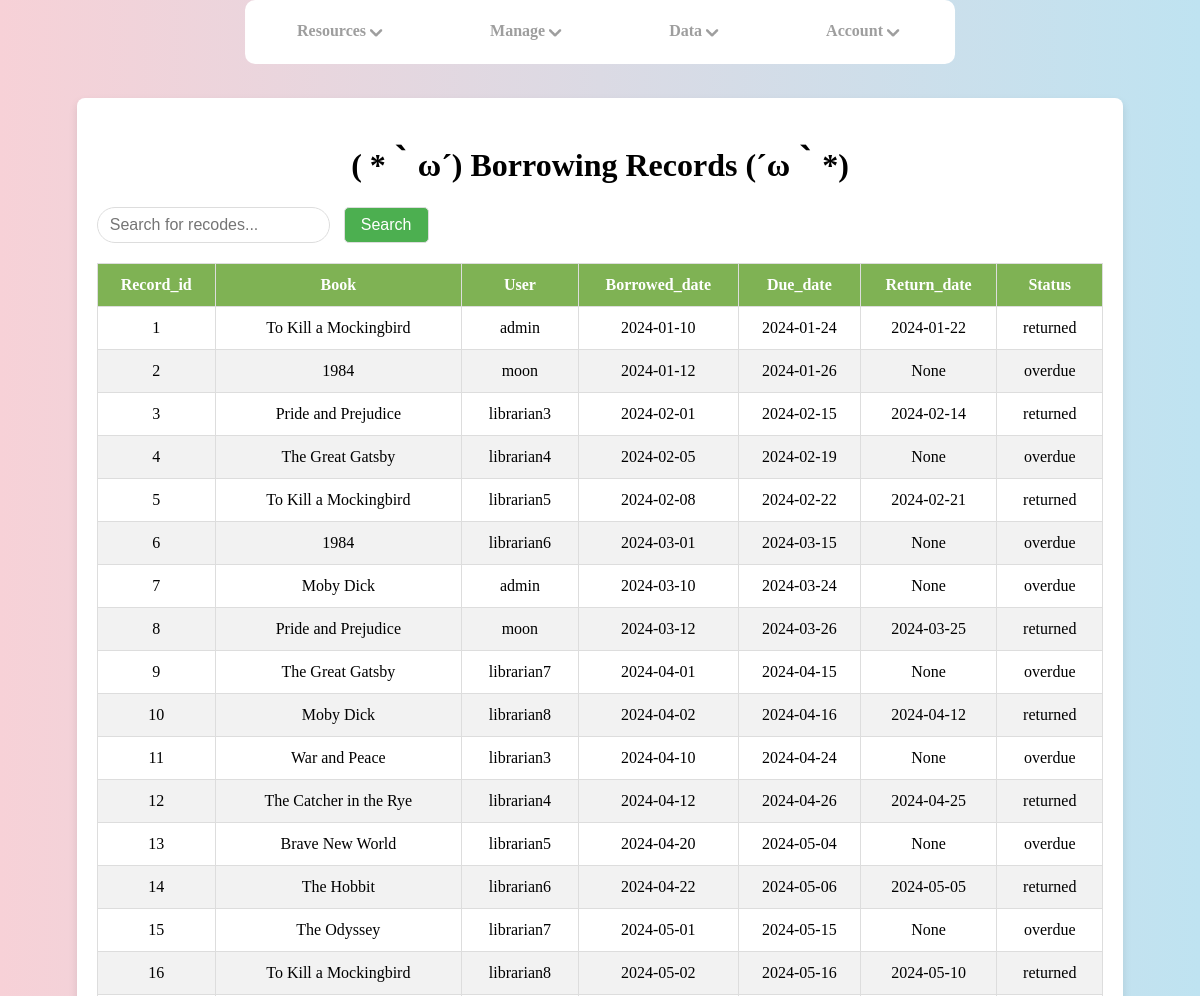
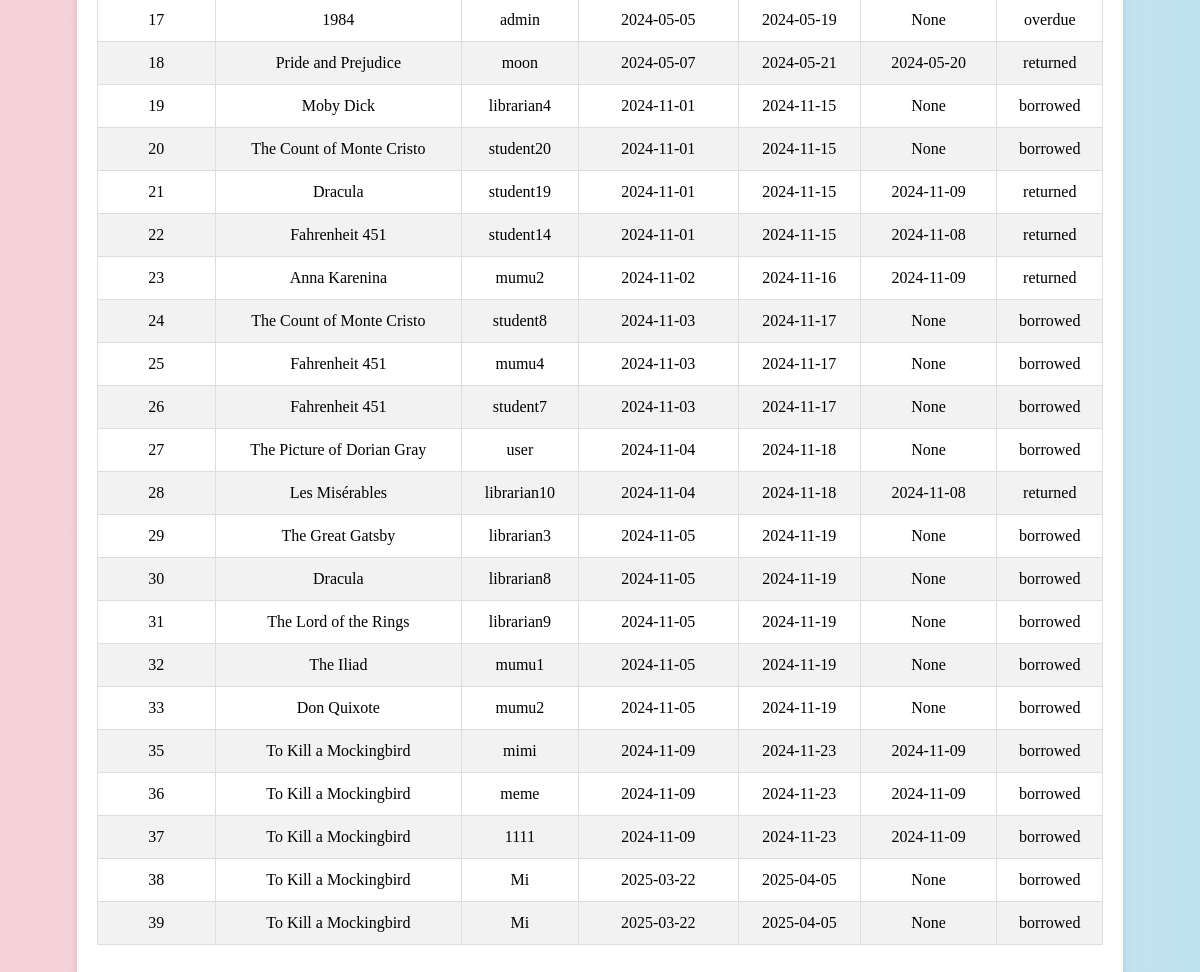
The page /borrowing_status on the database its author committed (2 pictures, top to bottom).
### tables this page shows
CREATE TABLE borrowing_records (
                    record_id INTEGER PRIMARY KEY AUTOINCREMENT,
                    book_id INTEGER NOT NULL,
                    user_id INTEGER NOT NULL,
                    borrowed_date DATE NOT NULL,
                    due_date DATE NOT NULL,
                    return_date DATE,
                    status TEXT NOT NULL CHECK (status IN ('borrowed', 'returned', 'overdue')),
                    FOREIGN KEY (book_id) REFERENCES books(book_id),
                    FOREIGN KEY (user_id) REFERENCES users(user_id)
                );

CREATE TABLE books (
                    book_id INTEGER PRIMARY KEY AUTOINCREMENT,
                    title TEXT NOT NULL,
                    author TEXT NOT NULL,
                    publication_year INTEGER,
                    isbn TEXT UNIQUE,
                    genre TEXT
                );

CREATE TABLE users (
                    user_id INTEGER PRIMARY KEY AUTOINCREMENT,
                    username TEXT NOT NULL UNIQUE,
                    password TEXT NOT NULL,
                    role TEXT NOT NULL
                );

### app.py (the view)
@app.route('/borrowing_status')
def borrowing_status():  # put application's code here
    conn = get_db()
    cursor = conn.cursor()
    cursor.execute("""
        SELECT borrowing_records.record_id, borrowing_records.borrowed_date, borrowing_records.due_date, borrowing_records.return_date, borrowing_records.status,
                books.title,
                users.username
        FROM borrowing_records
        JOIN books ON borrowing_records.book_id = books.book_id
        JOIN users ON borrowing_records.user_id = users.user_id;
    """)
    records = cursor.fetchall()
    conn.close()
    return render_template("borrowing_records.html", records=records)

### app.py (called while the page is built)
def get_db():
    conn = sqlite3.connect(DATABASE, check_same_thread=False)
    conn.row_factory = sqlite3.Row  # 允许通过列名访问数据
    return conn

### templates/borrowing_records.html (shortened to what this page needs)
<!DOCTYPE html>
<html lang="en">
<head>
    <link rel="stylesheet" href="../static/css/libr_frontpage.css">
</head>
<body>
        <div class="nav">
        <div class="nav-wrapper">
            <div class="nav-item">
                <a href="#" class="alink">
                    <span>Resources</span>
                    <img src="../static/img/drop.png" alt="">
                </a>
            </div>
            <div class="nav-item">
                <a href="#" class="alink">
                    <span>Manage</span>
                    <img src="../static/img/drop.png" alt="">
                </a>
            </div>
            <div class="nav-item">
                <a href="#" class="alink">
                    <span>Data</span>
                    <img src="../static/img/drop.png" alt="">
                </a>
            </div>
            <div class="nav-item">
                <a href="#" class="alink">
                    <span>Account</span>
                    <img src="../static/img/drop.png" alt="">
                </a>
            </div>
        </div>
    </div>
    <div class="table-container">
        <h1 style="text-align: center;">( *｀ω´) Borrowing Records (´ω｀*)</h1>
        <form method="POST" action="/record_search">
            <input type="text" name="search" id="searchInput" placeholder="Search for recodes..." />
            <button type="submit" class="search_button">Search</button>
        </form>
        <table>
            <thead>
                <tr>
                    <th>Record_id</th>
                    <th>Book</th>
                    <th>User</th>
                    <th>Borrowed_date</th>
                    <th>Due_date</th>
                    <th>Return_date</th>
                    <th>Status</th>
                </tr>
            </thead>
            <tbody id="recordTable">
                {% for record in records %}
                <tr>
                    <td>{{ record['record_id'] }}</td>
                    <td>{{ record['title'] }}</td>
                    <td>{{ record['username'] }}</td>
                    <td>{{ record['borrowed_date'] }}</td>
                    <td>{{ record['due_date'] }}</td>
                    <td>{{ record['return_date'] }}</td>
                    <td>{{ record['status'] }}</td>
                </tr>
                {% endfor %}
            </tbody>
        </table>
    </div>
</body>
</html>

### static/css/libr_frontpage.css (style rules this page uses)
body { background: linear-gradient(to right, rgb(247, 209, 215), rgb(191, 227, 241)); overflow-x: hidden; display: flex; justify-content: center; }
.nav { position: absolute; left: 50%; top: 0%; transform: translate(-50%); z-index: 100; }
.nav .nav-wrapper { box-sizing: border-box; border-radius: 10px; background-color: #fff; display: flex; justify-content: flex-start; }
.nav .nav-wrapper .nav-item { color: #9e9e9e; padding: 10px 30px; cursor: pointer; font-weight: 800; position: relative; display: inline-block; }
.nav .nav-wrapper .nav-item .alink { border: 2px solid transparent; color: #9e9e9e; text-decoration: none; display: flex; flex-wrap: nowrap; padding: 10px 20px; }
.nav .nav-wrapper .nav-item .alink img { width: 20px; height: 20px; vertical-align: middle; }
.table-container { width: 85%; max-width: 1100px; padding: 20px; background-color: white; border-radius: 8px; box-shadow: 0 4px 8px rgba(0, 0, 0, 0.1); margin-top: 90px; overflow-x: auto; }
table { width: 100%; border-collapse: collapse; margin: 20px 0; }
table th, table td { padding: 12px; text-align: center; border: 1px solid #ddd; }
table th { background-color: #7fb254; color: white; }
table tr:nth-child(even) { background-color: #f2f2f2; }
#searchInput { padding: 8px 12px; font-size: 16px; border-radius: 25px; border: 1px solid #ddd; margin-right: 10px; }
.search_button { padding: 8px 16px; font-size: 16px; border-radius: 5px; border: 1px solid #ddd; background-color: #4CAF50; color: white; cursor: pointer; }

### rows shown on the page
borrowing_records: record_id "1", title "To Kill a Mockingbird", username "admin", borrowed_date "2024-01-10", due_date "2024-01-24", return_date "2024-01-22", status "returned"
borrowing_records: record_id "2", title "1984", username "moon", borrowed_date "2024-01-12", due_date "2024-01-26", return_date "None", status "overdue"
borrowing_records: record_id "3", title "Pride and Prejudice", username "librarian3", borrowed_date "2024-02-01", due_date "2024-02-15", return_date "2024-02-14", status "returned"
borrowing_records: record_id "4", title "The Great Gatsby", username "librarian4", borrowed_date "2024-02-05", due_date "2024-02-19", return_date "None", status "overdue"
borrowing_records: record_id "5", title "To Kill a Mockingbird", username "librarian5", borrowed_date "2024-02-08", due_date "2024-02-22", return_date "2024-02-21", status "returned"
borrowing_records: record_id "6", title "1984", username "librarian6", borrowed_date "2024-03-01", due_date "2024-03-15", return_date "None", status "overdue"
borrowing_records: record_id "7", title "Moby Dick", username "admin", borrowed_date "2024-03-10", due_date "2024-03-24", return_date "None", status "overdue"
borrowing_records: record_id "8", title "Pride and Prejudice", username "moon", borrowed_date "2024-03-12", due_date "2024-03-26", return_date "2024-03-25", status "returned"
borrowing_records: record_id "9", title "The Great Gatsby", username "librarian7", borrowed_date "2024-04-01", due_date "2024-04-15", return_date "None", status "overdue"
borrowing_records: record_id "10", title "Moby Dick", username "librarian8", borrowed_date "2024-04-02", due_date "2024-04-16", return_date "2024-04-12", status "returned"
borrowing_records: record_id "11", title "War and Peace", username "librarian3", borrowed_date "2024-04-10", due_date "2024-04-24", return_date "None", status "overdue"
borrowing_records: record_id "12", title "The Catcher in the Rye", username "librarian4", borrowed_date "2024-04-12", due_date "2024-04-26", return_date "2024-04-25", status "returned"
borrowing_records: record_id "13", title "Brave New World", username "librarian5", borrowed_date "2024-04-20", due_date "2024-05-04", return_date "None", status "overdue"
borrowing_records: record_id "14", title "The Hobbit", username "librarian6", borrowed_date "2024-04-22", due_date "2024-05-06", return_date "2024-05-05", status "returned"
borrowing_records: record_id "15", title "The Odyssey", username "librarian7", borrowed_date "2024-05-01", due_date "2024-05-15", return_date "None", status "overdue"
borrowing_records: record_id "16", title "To Kill a Mockingbird", username "librarian8", borrowed_date "2024-05-02", due_date "2024-05-16", return_date "2024-05-10", status "returned"
borrowing_records: record_id "17", title "1984", username "admin", borrowed_date "2024-05-05", due_date "2024-05-19", return_date "None", status "overdue"
borrowing_records: record_id "18", title "Pride and Prejudice", username "moon", borrowed_date "2024-05-07", due_date "2024-05-21", return_date "2024-05-20", status "returned"
borrowing_records: record_id "19", title "Moby Dick", username "librarian4", borrowed_date "2024-11-01", due_date "2024-11-15", return_date "None", status "borrowed"
borrowing_records: record_id "20", title "The Count of Monte Cristo", username "student20", borrowed_date "2024-11-01", due_date "2024-11-15", return_date "None", status "borrowed"
borrowing_records: record_id "21", title "Dracula", username "student19", borrowed_date "2024-11-01", due_date "2024-11-15", return_date "2024-11-09", status "returned"
borrowing_records: record_id "22", title "Fahrenheit 451", username "student14", borrowed_date "2024-11-01", due_date "2024-11-15", return_date "2024-11-08", status "returned"
borrowing_records: record_id "23", title "Anna Karenina", username "mumu2", borrowed_date "2024-11-02", due_date "2024-11-16", return_date "2024-11-09", status "returned"
borrowing_records: record_id "24", title "The Count of Monte Cristo", username "student8", borrowed_date "2024-11-03", due_date "2024-11-17", return_date "None", status "borrowed"
borrowing_records: record_id "25", title "Fahrenheit 451", username "mumu4", borrowed_date "2024-11-03", due_date "2024-11-17", return_date "None", status "borrowed"
borrowing_records: record_id "26", title "Fahrenheit 451", username "student7", borrowed_date "2024-11-03", due_date "2024-11-17", return_date "None", status "borrowed"
borrowing_records: record_id "27", title "The Picture of Dorian Gray", username "user", borrowed_date "2024-11-04", due_date "2024-11-18", return_date "None", status "borrowed"
borrowing_records: record_id "28", title "Les Misérables", username "librarian10", borrowed_date "2024-11-04", due_date "2024-11-18", return_date "2024-11-08", status "returned"
borrowing_records: record_id "29", title "The Great Gatsby", username "librarian3", borrowed_date "2024-11-05", due_date "2024-11-19", return_date "None", status "borrowed"
borrowing_records: record_id "30", title "Dracula", username "librarian8", borrowed_date "2024-11-05", due_date "2024-11-19", return_date "None", status "borrowed"
borrowing_records: record_id "31", title "The Lord of the Rings", username "librarian9", borrowed_date "2024-11-05", due_date "2024-11-19", return_date "None", status "borrowed"
borrowing_records: record_id "32", title "The Iliad", username "mumu1", borrowed_date "2024-11-05", due_date "2024-11-19", return_date "None", status "borrowed"
borrowing_records: record_id "33", title "Don Quixote", username "mumu2", borrowed_date "2024-11-05", due_date "2024-11-19", return_date "None", status "borrowed"
borrowing_records: record_id "35", title "To Kill a Mockingbird", username "mimi", borrowed_date "2024-11-09", due_date "2024-11-23", return_date "2024-11-09", status "borrowed"
borrowing_records: record_id "36", title "To Kill a Mockingbird", username "meme", borrowed_date "2024-11-09", due_date "2024-11-23", return_date "2024-11-09", status "borrowed"
borrowing_records: record_id "37", title "To Kill a Mockingbird", username "1111", borrowed_date "2024-11-09", due_date "2024-11-23", return_date "2024-11-09", status "borrowed"
borrowing_records: record_id "38", title "To Kill a Mockingbird", username "Mi", borrowed_date "2025-03-22", due_date "2025-04-05", return_date "None", status "borrowed"
borrowing_records: record_id "39", title "To Kill a Mockingbird", username "Mi", borrowed_date "2025-03-22", due_date "2025-04-05", return_date "None", status "borrowed"
